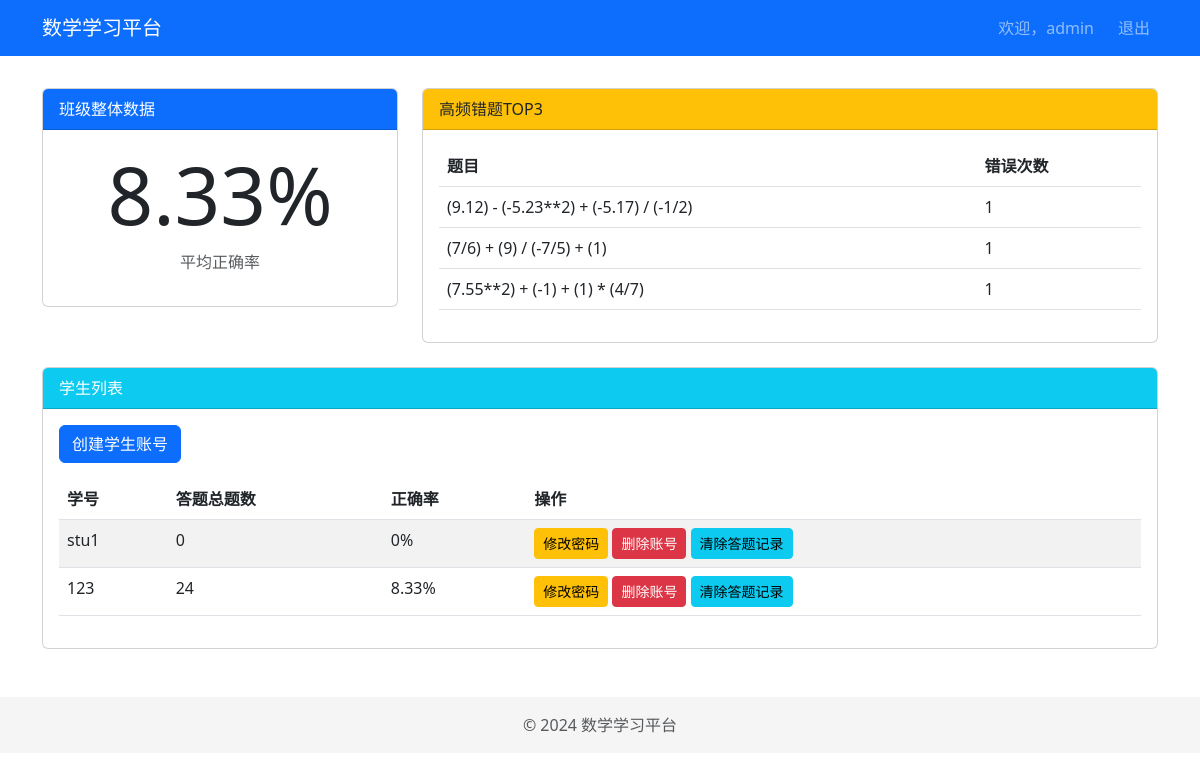
The app's page /teacher (signed in) with its own data.
### app/models.py (models this page shows, shortened)
class User(UserMixin, db.Model):
    id = db.Column(db.Integer, primary_key=True)
    username = db.Column(db.String(64), unique=True, index=True)
    password_hash = db.Column(db.String(128))
    role = db.Column(db.String(10))  # student/teacher
    last_active = db.Column(db.DateTime, default=lambda: datetime.now(timezone.utc))
    answers = db.relationship('AnswerRecord', backref='author', lazy='dynamic')

### app/routes.py (the view)
@bp.route('/teacher')
@login_required
def teacher():
    if current_user.role != 'teacher':
        flash('权限不足', 'danger')
        return redirect(url_for('main.student'))
    students = User.query.filter_by(role='student').all()
    accuracy = db.session.query(
        db.func.avg(db.cast(AnswerRecord.is_correct, db.Float)) * 100
    ).scalar() or 0.0
    common_errors = db.session.query(
        Problem.expression,
        db.func.count(AnswerRecord.id)
    ).join(AnswerRecord)\
     .filter(AnswerRecord.is_correct == False)\
     .group_by(Problem.expression)\
     .order_by(db.func.count(AnswerRecord.id).desc())\
     .limit(3).all()
    student_stats = []
    for student in students:
        total_answers = AnswerRecord.query.filter_by(user_id=student.id).count()
        correct_answers = AnswerRecord.query.filter_by(user_id=student.id, is_correct=True).count()
        if total_answers > 0:
            student_accuracy = (correct_answers / total_answers) * 100
        else:
            student_accuracy = 0
        student_stats.append({
            'student': student,
            'total_answers': total_answers,
            'accuracy': student_accuracy
        })
    return render_template('teacher.html',
                         students=students,
                         accuracy=round(accuracy, 2),
                         common_errors=common_errors,
                         student_stats=student_stats)

### app/routes.py (called while the page is built)
@login_manager.user_loader
def load_user(user_id):
    return db.session.get(User, int(user_id))  # 使用新版查询方式

### templates/teacher.html (shortened to what this page needs)
{% extends "base.html" %}
{% block content %}
<div class="row">
    <div class="col-md-4">
        <div class="card mb-4">
            <div class="card-header bg-primary text-white">
                班级整体数据
            </div>
            <div class="card-body">
                <h1 class="display-1 text-center">{{ accuracy }}%</h1>
                <p class="text-center text-muted">平均正确率</p>
            </div>
        </div>
    </div>
    <div class="col-md-8">
        <div class="card mb-4">
            <div class="card-header bg-warning text-dark">
                高频错题TOP3
            </div>
            <div class="card-body">
                <table class="table table-hover">
                    <thead>
                        <tr>
                            <th>题目</th>
                            <th>错误次数</th>
                        </tr>
                    </thead>
                    <tbody>
                        {% for error in common_errors %}
                        <tr>
                            <td>{{ error[0]|safe }}</td>
                            <td>{{ error[1] }}</td>
                        </tr>
                        {% else %}
                        <tr>
                            <td colspan="2" class="text-muted">暂无数据</td>
                        </tr>
                        {% endfor %}
                    </tbody>
                </table>
            </div>
        </div>
    </div>
</div>
<div class="card">
    <div class="card-header bg-info text-white">
        学生列表
    </div>
    <div class="card-body">
        <a href="{{ url_for('main.create_student') }}" class="btn btn-primary mb-3">创建学生账号</a>
        <table class="table table-striped">
            <thead>
                <tr>
                    <th>学号</th>
                    <th>答题总题数</th>
                    <th>正确率</th>
                    <th>操作</th>
                </tr>
            </thead>
            <tbody>
                {% for stat in student_stats %}
                <tr>
                    <td>{{ stat.student.username }}</td>
                    <td>{{ stat.total_answers }}</td>
                    <td>{{ stat.accuracy|round(2) }}%</td>
                    <td>
                        <a href="{{ url_for('main.change_password', student_id=stat.student.id) }}" class="btn btn-warning btn-sm">修改密码</a>
                        <a href="{{ url_for('main.delete_student', student_id=stat.student.id) }}" class="btn btn-danger btn-sm">删除账号</a>
                        <a href="{{ url_for('main.clear_records', student_id=stat.student.id) }}" class="btn btn-info btn-sm">清除答题记录</a>
                    </td>
                </tr>
                {% endfor %}
            </tbody>
        </table>
    </div>
</div>
{% endblock %}

### templates/base.html (shortened to what this page needs)
<!DOCTYPE html>
<html lang="zh-CN">
<head>
    <link href="https://cdn.jsdelivr.net/npm/bootstrap@5.3.0/dist/css/bootstrap.min.css" rel="stylesheet">
</head>
<body>
    <nav class="navbar navbar-expand-lg navbar-dark bg-primary">
        <div class="container">
            <a class="navbar-brand" href="/">数学学习平台</a>
            <div class="navbar-collapse">
                <div class="navbar-nav ms-auto">
                    {% if current_user.is_authenticated %}
                    <span class="navbar-text me-3">欢迎，{{ current_user.username }}</span>
                    <a class="nav-link" href="{{ url_for('main.logout') }}">退出</a>
                    {% endif %}
                </div>
            </div>
        </div>
    </nav>
    <div class="container main-container">
        {% block content %}{% endblock %}
    </div>
    <footer class="footer">
        <div class="container text-center">
            <span class="text-muted">© 2024 数学学习平台</span>
        </div>
    </footer>
</body>
</html>

### templates/base.html (style rules this page uses)
.main-container { margin-top: 2rem; min-height: 70vh; }
.footer { margin-top: 3rem; padding: 1rem 0; background-color: #f5f5f5; }

### records on screen
User: username "admin"
User: student.username "stu1"
User: student.username "123"

### other values on screen
{{ accuracy }} "8.33"
{{ error[0]|safe }} "(9.12) - (-5.23**2) + (-5.17) / (-1/2)" "(7/6) + (9) / (-7/5) + (1)" "(7.55**2) + (-1) + (1) * (4/7)"
{{ error[1] }} "1" "1" "1"
{{ stat.total_answers }} "0" "24"
{{ stat.accuracy|round(2) }} "0" "8.33"
